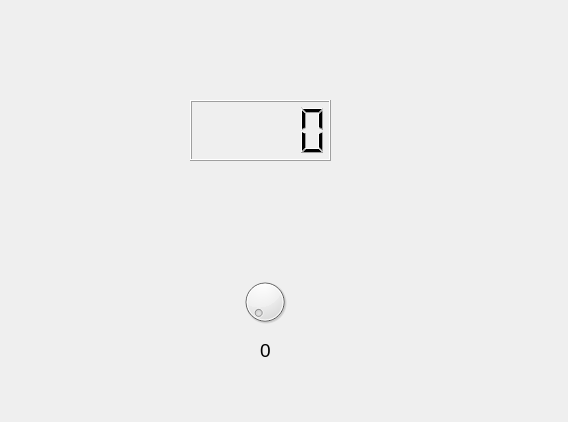
<?xml version="1.0" encoding="UTF-8"?>
<ui version="4.0">
 <class>Form</class>
 <widget class="QWidget" name="Form">
  <property name="geometry">
   <rect>
    <x>0</x>
    <y>0</y>
    <width>568</width>
    <height>422</height>
   </rect>
  </property>
  <property name="windowTitle">
   <string>Form</string>
  </property>
  <widget class="QLCDNumber" name="lcdNumber">
   <property name="geometry">
    <rect>
     <x>190</x>
     <y>100</y>
     <width>141</width>
     <height>61</height>
    </rect>
   </property>
  </widget>
  <widget class="QDial" name="dial">
   <property name="geometry">
    <rect>
     <x>240</x>
     <y>270</y>
     <width>50</width>
     <height>64</height>
    </rect>
   </property>
  </widget>
  <widget class="QLabel" name="label">
   <property name="geometry">
    <rect>
     <x>260</x>
     <y>340</y>
     <width>41</width>
     <height>20</height>
    </rect>
   </property>
   <property name="font">
    <font>
     <pointsize>14</pointsize>
    </font>
   </property>
   <property name="text">
    <string>0</string>
   </property>
  </widget>
 </widget>
 <resources/>
 <connections>
  <connection>
   <sender>dial</sender>
   <signal>valueChanged(int)</signal>
   <receiver>lcdNumber</receiver>
   <slot>display(int)</slot>
   <hints>
    <hint type="sourcelabel">
     <x>285</x>
     <y>308</y>
    </hint>
    <hint type="destinationlabel">
     <x>315</x>
     <y>157</y>
    </hint>
   </hints>
  </connection>
  <connection>
   <sender>dial</sender>
   <signal>valueChanged(int)</signal>
   <receiver>label</receiver>
   <slot>setNum(int)</slot>
   <hints>
    <hint type="sourcelabel">
     <x>253</x>
     <y>286</y>
    </hint>
    <hint type="destinationlabel">
     <x>200</x>
     <y>295</y>
    </hint>
   </hints>
  </connection>
 </connections>
</ui>
